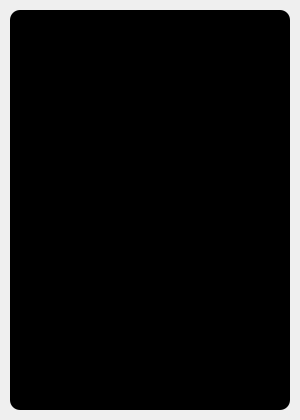
<?xml version="1.0" encoding="UTF-8"?>
<ui version="4.0">
 <class>Login</class>
 <widget class="QMainWindow" name="Login">
  <property name="geometry">
   <rect>
    <x>0</x>
    <y>0</y>
    <width>300</width>
    <height>420</height>
   </rect>
  </property>
  <property name="minimumSize">
   <size>
    <width>300</width>
    <height>420</height>
   </size>
  </property>
  <property name="maximumSize">
   <size>
    <width>300</width>
    <height>420</height>
   </size>
  </property>
  <property name="windowTitle">
   <string>Login. PyBlackBOX</string>
  </property>
  <property name="styleSheet">
   <string notr="true">#bg {
	background-color: rgb(0, 0, 0);
	border-radius: 10px;
}
QLabel {
	color:  rgb(121, 121, 121);
	padding-left: 10px;
	padding-top: 20px;
}
.QLineEdit {
	border: 3px solid rgb(47, 48, 50);
	border-radius: 15px;
	background-color: rgb(47, 48, 50);
	color: rgb(121, 121, 121);
	padding-left: 10px;
	padding-right: 10px;
	background-repeat: none;
	background-position: left center;
}
.QLineEdit:hover {
	color: rgb(230, 230, 230);
	border: 3px solid rgb(62, 63, 66);
}
.QLineEdit:focus {
	color: rgb(230, 230, 230);
	border: 3px solid rgb(189, 255, 0);
	background-color: rgb(14, 14, 15);
}</string>
  </property>
  <widget class="QWidget" name="centralwidget">
   <layout class="QVBoxLayout" name="verticalLayout">
    <property name="spacing">
     <number>0</number>
    </property>
    <property name="leftMargin">
     <number>10</number>
    </property>
    <property name="topMargin">
     <number>10</number>
    </property>
    <property name="rightMargin">
     <number>10</number>
    </property>
    <property name="bottomMargin">
     <number>10</number>
    </property>
    <item>
     <widget class="QFrame" name="bg">
      <property name="frameShape">
       <enum>QFrame::NoFrame</enum>
      </property>
      <property name="frameShadow">
       <enum>QFrame::Raised</enum>
      </property>
      <widget class="QFrame" name="frame_widgets">
       <property name="geometry">
        <rect>
         <x>0</x>
         <y>70</y>
         <width>280</width>
         <height>720</height>
        </rect>
       </property>
       <property name="minimumSize">
        <size>
         <width>280</width>
         <height>720</height>
        </size>
       </property>
       <property name="frameShape">
        <enum>QFrame::NoFrame</enum>
       </property>
       <property name="frameShadow">
        <enum>QFrame::Raised</enum>
       </property>
       <layout class="QVBoxLayout" name="verticalLayout_2">
        <property name="spacing">
         <number>5</number>
        </property>
        <property name="leftMargin">
         <number>20</number>
        </property>
        <property name="topMargin">
         <number>10</number>
        </property>
        <property name="rightMargin">
         <number>20</number>
        </property>
        <property name="bottomMargin">
         <number>10</number>
        </property>
        <item>
         <widget class="QFrame" name="preloader">
          <property name="minimumSize">
           <size>
            <width>240</width>
            <height>240</height>
           </size>
          </property>
          <property name="maximumSize">
           <size>
            <width>260</width>
            <height>260</height>
           </size>
          </property>
          <property name="frameShape">
           <enum>QFrame::NoFrame</enum>
          </property>
          <property name="frameShadow">
           <enum>QFrame::Raised</enum>
          </property>
         </widget>
        </item>
        <item>
         <spacer name="verticalSpacer">
          <property name="orientation">
           <enum>Qt::Vertical</enum>
          </property>
          <property name="sizeHint" stdset="0">
           <size>
            <width>20</width>
            <height>40</height>
           </size>
          </property>
         </spacer>
        </item>
        <item>
         <widget class="QFrame" name="logo">
          <property name="minimumSize">
           <size>
            <width>0</width>
            <height>260</height>
           </size>
          </property>
          <property name="styleSheet">
           <string notr="true">#logo {
	border-radius: 10px;
	background-image: url(:/images_svg/images/images_svg/wechat.svg);
	background-position: center;
	background-repeat: no-repeat;
}</string>
          </property>
          <property name="frameShape">
           <enum>QFrame::NoFrame</enum>
          </property>
          <property name="frameShadow">
           <enum>QFrame::Raised</enum>
          </property>
         </widget>
        </item>
        <item>
         <widget class="QLabel" name="user_description">
          <property name="styleSheet">
           <string notr="true">background: transparent;</string>
          </property>
          <property name="text">
           <string>Login (pass: 123456):</string>
          </property>
         </widget>
        </item>
        <item>
         <widget class="QLineEdit" name="username">
          <property name="minimumSize">
           <size>
            <width>0</width>
            <height>30</height>
           </size>
          </property>
          <property name="maximumSize">
           <size>
            <width>16777215</width>
            <height>40</height>
           </size>
          </property>
          <property name="placeholderText">
           <string>Username</string>
          </property>
         </widget>
        </item>
        <item>
         <widget class="QLineEdit" name="password">
          <property name="minimumSize">
           <size>
            <width>0</width>
            <height>30</height>
           </size>
          </property>
          <property name="maximumSize">
           <size>
            <width>16777215</width>
            <height>40</height>
           </size>
          </property>
          <property name="echoMode">
           <enum>QLineEdit::Password</enum>
          </property>
          <property name="placeholderText">
           <string>Password</string>
          </property>
         </widget>
        </item>
       </layout>
      </widget>
     </widget>
    </item>
   </layout>
  </widget>
 </widget>
 <resources>
  <include location="resources.qrc"/>
 </resources>
 <connections/>
</ui>
